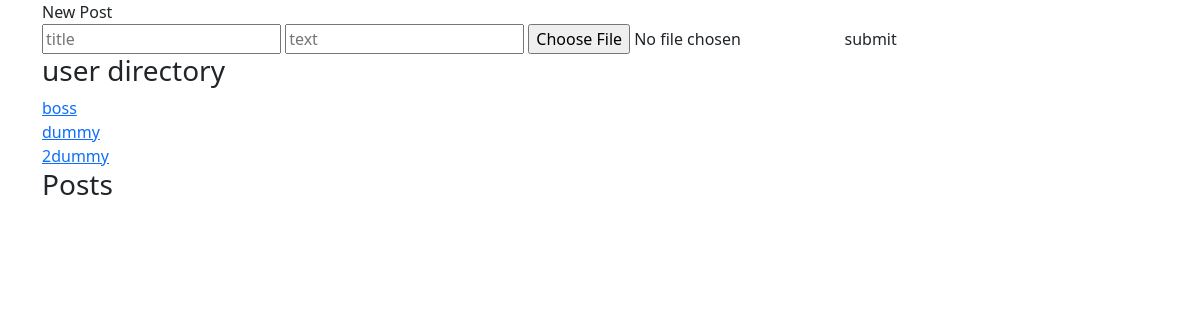
The app's page /charapp/ (signed in), older data.
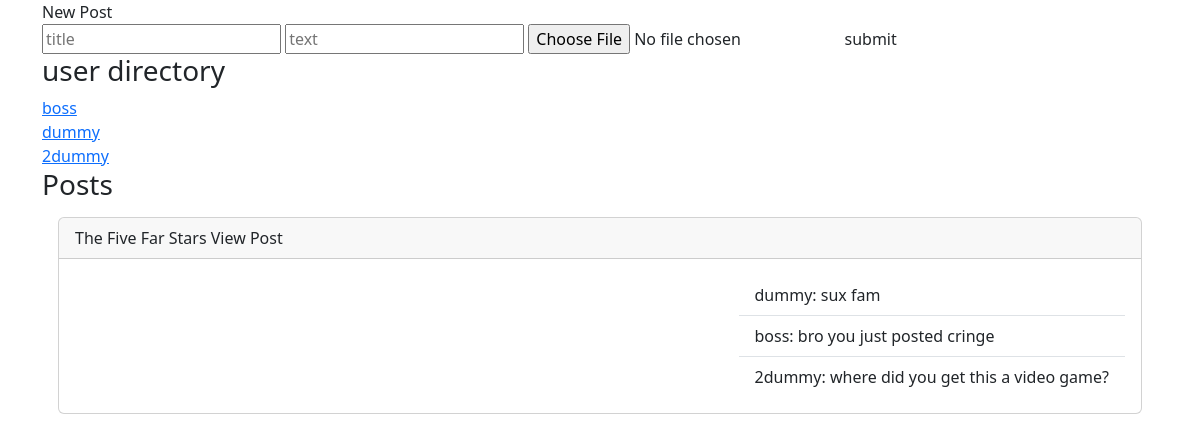
The same page, newer data.
### charapp/models.py (models this page shows, shortened)
class Post(models.Model):
    user = models.ForeignKey(User, related_name = 'posts', on_delete = models.CASCADE)
    text = tinymce_models.HTMLField()
    title = models.CharField(max_length = 50, blank=True, null=True)
    date_created = models.DateTimeField(auto_now_add = True)
    upload = models.FileField(upload_to='uploads/', blank = True, null = True)

class Comment(models.Model):
    user = models.ForeignKey(User, related_name = 'comments', on_delete = models.CASCADE)
    text = models.TextField()
    date_created = models.DateTimeField(auto_now_add = True)
    post = models.ForeignKey(Post, related_name = 'comments', on_delete = models.CASCADE)
    def __str__(self):
        return f'{self.user.username}: {self.text}'

### charapp/views.py (the view)
# urls.py: path('', views.userhome, name='userhome'),
def userhome(request):
    posts = request.user.posts.all()
    userlist = User.objects.all()
    context = {
        'posts':posts,
        'userlist':userlist,
    }
    return render(request, 'charapp/userhome.html', context)

### charapp/templates/charapp/userhome.html (shortened to what this page needs)
{% extends 'charapp/charapp_base.html' %}
{% block content%}
    <div class="container">
        <b-button v-b-toggle.nu_post_form>New Post</b-button>
        <b-collapse id="nu_post_form">
            <form action="{% url 'charapp:nu_post' %}" enctype="multipart/form-data" method="post">
            <input type="text" name="nu_post_title" placeholder="title"/>
            <input type="text" id="nu_post_text" name="nu_post_text" placeholder="text"/>
            <input type="file" name="nu_post_file" accept=".pdf"/>
            <b-button type="submit">submit</b-button>
            </form>
        </b-collapse>
    </div>
    <div class="container">
        <h3>user directory</h3>
        {% for user in userlist %}
        <a href="{% url 'charapp:profile' user.username %}">{{user}}</a> <br>
        {% endfor %}
    </div>
    <div class="container">
        <h3>Posts</h3>
        {% for post in posts %}
        <div class="card m-3">
            <div class="card-header">
                {{post.title}}
                <b-button href="{% url 'charapp:post_table' post.id %}">View Post</b-button>
            </div>
            <div class="card-body d-flex">
                <div class="card-text col-sm">
                </div>
                <ul class="list-group list-group-flush">
                    {% for comment in post.comments.all %}
                    <li class="list-group-item">{{comment}}</li>
                    {% endfor %}
                </ul>
            </div>
        </div>
        {% endfor %}
    </div>
{% endblock %}

Row changes from the older to the newer data that the page shows:
added Post: title "The Five Far Stars"
added Comment: user+text "dummy: sux fam"
added Comment: user+text "boss: bro you just posted cringe"
added Comment: user+text "2dummy: where did you get this a video game?"
